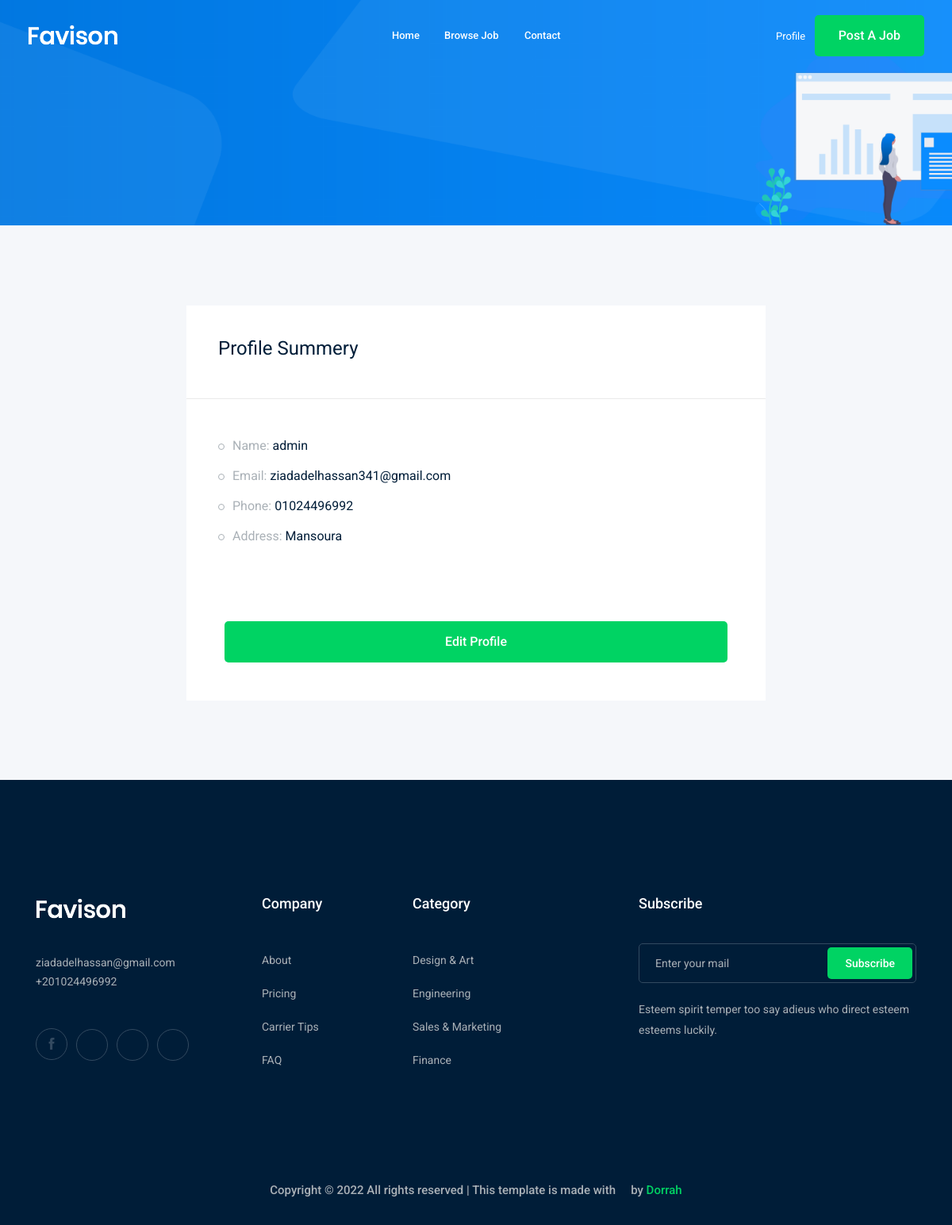
Before: /accounts/profile/ (signed in) with the older database file.
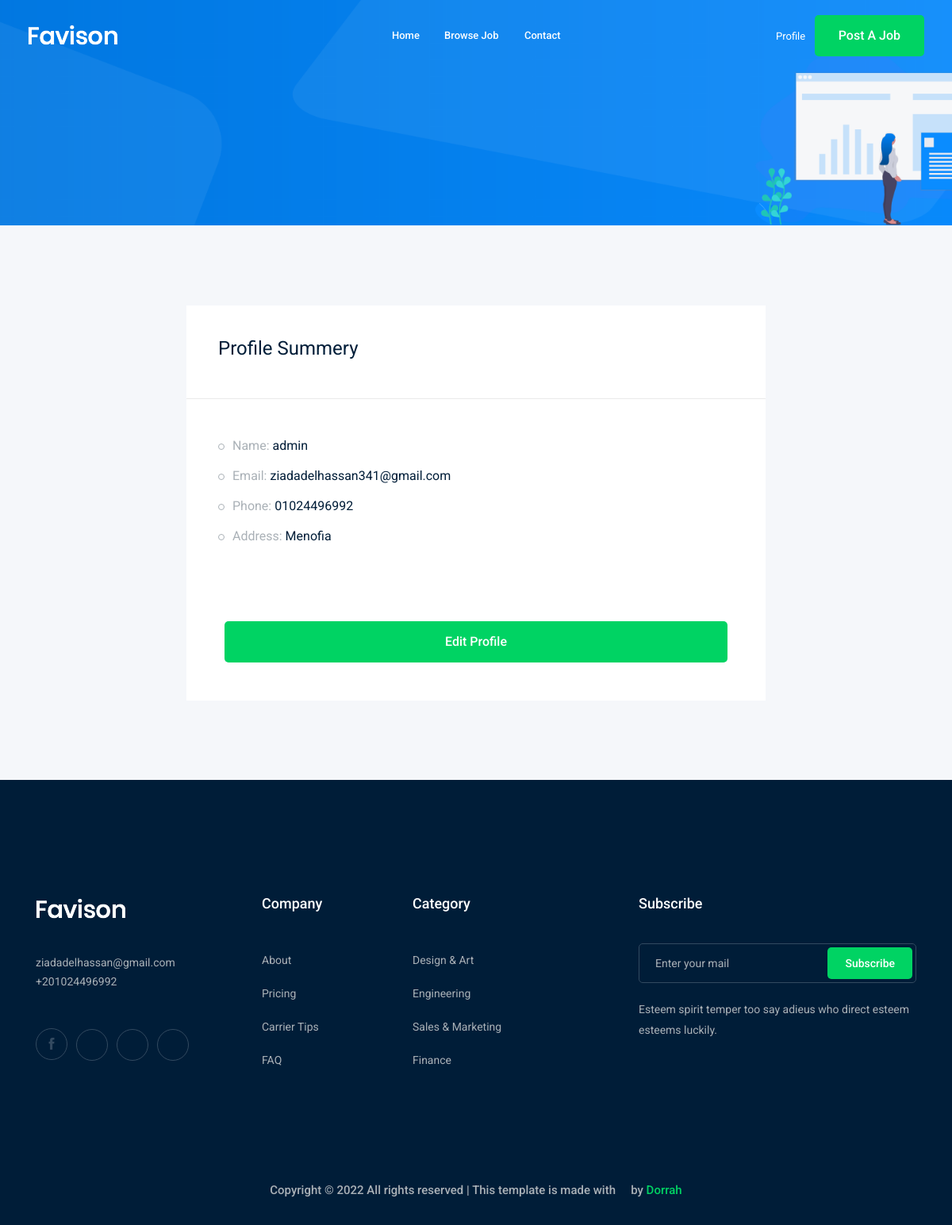
After: the same page with the newer database file.
### accounts/models.py (models this page shows)
class Profile(models.Model):
    user = models.OneToOneField(User, on_delete=models.CASCADE)
    city = models.ForeignKey(
        'City', on_delete=models.CASCADE, null=True, blank=True)
    phone_number = models.CharField(max_length=15)
    image = models.ImageField(upload_to='profile/')
    def __str__(self):
        return str(self.user)

class City(models.Model):
    name = models.CharField(max_length=30)
    def __str__(self):
        return self.name

### accounts/views.py (the view)
# urls.py: path('profile/', views.profile, name='profile'),
def profile(request):
    profile = Profile.objects.get(user=request.user)
    return render(request, 'accounts/profile.html', {'profile': profile})

### accounts/templates/accounts/profile.html (shortened to what this page needs)
{% extends "base.html" %} {% block body %} {% load bootstrap4 %}
<div class="bradcam_area bradcam_bg_1">
  <div class="container">
    <div class="row">
      <div class="col-xl-12">
      </div>
    </div>
  </div>
</div>
<div class="job_details_area">
  <div class="container">
    <div class="row">
      <div class="col-lg-8 mx-auto">
        <div class="job_sumary">
          <div class="summery_header">
            <h3>Profile Summery</h3>
          </div>
          <div class="job_content">
            <ul>
                <li>Name: <span>{{profile}}</span></li>
                <li>Email: <span>{{profile.user.email}}</span></li>
                <li>Phone: <span>{{profile.phone_number}}</span></li>
                <li>Address: <span>{{profile.city}}</span></li>
            </ul>
          </div>
          <div class="p-5">
            <a class="boxed-btn3 w-100" href="{% url 'accounts:profile_edit' %}">Edit Profile</a>
          </div>
        </div>
      </div>
    </div>
  </div>
</div>
{% endblock body %}

Changed rows visible on the page:
changed Profile "admin": city "Mansoura" → "Menofia"
